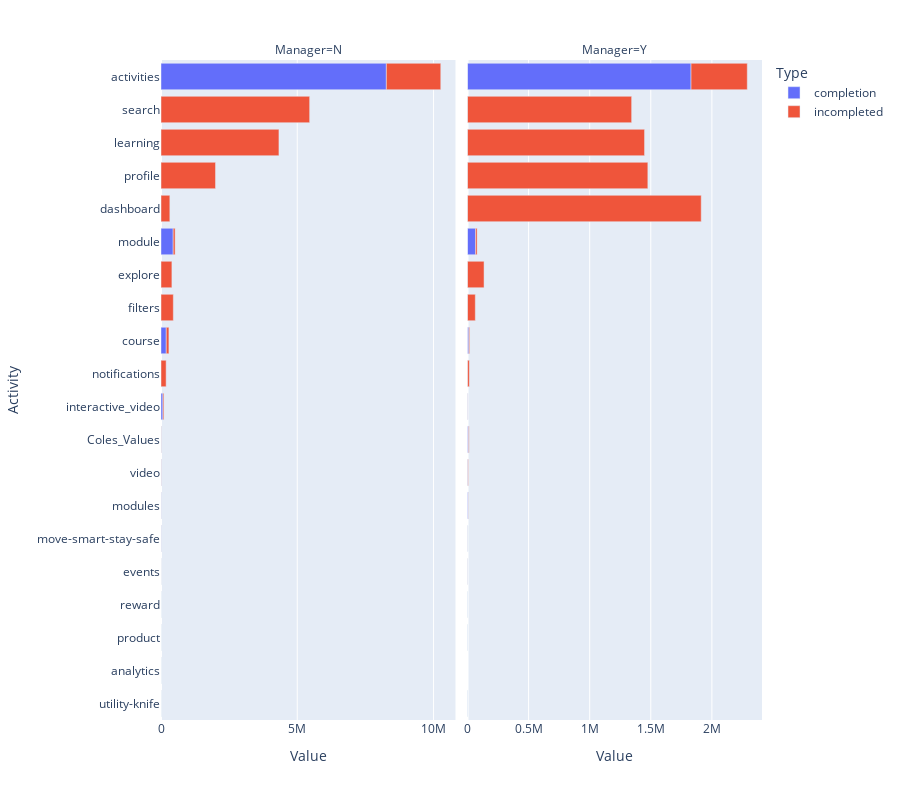

Here is the notebook cell this chart was saved with:
### Markdown cell above
Rank activity frequency

### Code cell
activities = summarised_all.groupby(['Is Manager', 'activity_adjusted'])[['id', 'completion']].sum()

activities['incompleted'] = activities['id'] - activities['completion']
activities = activities[['completion', 'incompleted']].stack().reset_index()
activities.columns = ['Manager', 'Activity', 'Type', 'Value']


order_list = activities.groupby('Activity')['Value'].sum().reset_index().sort_values('Value', ascending=False)['Activity']


fig = px.bar(activities, y='Activity', x='Value', color='Type', facet_col='Manager', 
             category_orders={'Activity': list(order_list)},
             orientation='h', height=800)

fig.update_xaxes(matches=None)
fig.show()

### Figure 1 — Plotly figure (JSON) as saved in the notebook; plotly's stock layout.template omitted (floating-point values rounded to 4 significant figures)
{"data": [{"alignmentgroup": "True", "hovertemplate": "Type=completion<br>Manager=N<br>Value=%{x}<br>Activity=%{y}<extra></extra>", "legendgroup": "completion", "marker": {"color": "#636efa"}, "name": "completion", "offsetgroup": "completion", "orientation": "h", "showlegend": true, "textposition": "auto", "type": "bar", "x": [4552, 8268575, 0, 192441, 0, 0, 0, 0, 70396, 0, 447138, 5188, 5041, 0, 0, 0, 0, 0, 2, 5903], "xaxis": "x", "y": ["Coles_Values", "activities", "analytics", "course", "dashboard", "events", "explore", "filters", "interactive_video", "learning", "module", "modules", "move-smart-stay-safe", "notifications", "product", "profile", "reward", "search", "utility-knife", "video"], "yaxis": "y"}, {"alignmentgroup": "True", "hovertemplate": "Type=completion<br>Manager=Y<br>Value=%{x}<br>Activity=%{y}<extra></extra>", "legendgroup": "completion", "marker": {"color": "#636efa"}, "name": "completion", "offsetgroup": "completion", "orientation": "h", "showlegend": false, "textposition": "auto", "type": "bar", "x": [8689, 1829431, 10854, 0, 0, 0, 0, 1340, 0, 65813, 5842, 787, 0, 0, 0, 0, 0, 0, 2352], "xaxis": "x2", "y": ["Coles_Values", "activities", "course", "dashboard", "events", "explore", "filters", "interactive_video", "learning", "module", "modules", "move-smart-stay-safe", "notifications", "product", "profile", "reward", "search", "utility-knife", "video"], "yaxis": "y2"}, {"alignmentgroup": "True", "hovertemplate": "Type=incompleted<br>Manager=N<br>Value=%{x}<br>Activity=%{y}<extra></extra>", "legendgroup": "incompleted", "marker": {"color": "#EF553B"}, "name": "incompleted", "offsetgroup": "incompleted", "orientation": "h", "showlegend": true, "textposition": "auto", "type": "bar", "x": [4683, 1996097, 15, 98242, 324631, 641, 400125, 452539, 35526, 4327261, 70385, 1994, 2259, 188699, 26, 2000637, 111, 5454195, 6, 5040], "xaxis": "x", "y": ["Coles_Values", "activities", "analytics", "course", "dashboard", "events", "explore", "filters", "interactive_video", "learning", "module", "modules", "move-smart-stay-safe", "notifications", "product", "profile", "reward", "search", "utility-knife", "video"], "yaxis": "y"}, {"alignmentgroup": "True", "hovertemplate": "Type=incompleted<br>Manager=Y<br>Value=%{x}<br>Activity=%{y}<extra></extra>", "legendgroup": "incompleted", "marker": {"color": "#EF553B"}, "name": "incompleted", "offsetgroup": "incompleted", "orientation": "h", "showlegend": false, "textposition": "auto", "type": "bar", "x": [4553, 460273, 6633, 1912850, 493, 135403, 63894, 647, 1449004, 12752, 1714, 383, 14985, 1, 1475969, 14, 1343361, 1, 3860], "xaxis": "x2", "y": ["Coles_Values", "activities", "course", "dashboard", "events", "explore", "filters", "interactive_video", "learning", "module", "modules", "move-smart-stay-safe", "notifications", "product", "profile", "reward", "search", "utility-knife", "video"], "yaxis": "y2"}], "layout": {"annotations": [{"font": {}, "showarrow": false, "text": "Manager=N", "x": 0.245, "xanchor": "center", "xref": "paper", "y": 1, "yanchor": "bottom", "yref": "paper"}, {"font": {}, "showarrow": false, "text": "Manager=Y", "x": 0.755, "xanchor": "center", "xref": "paper", "y": 1, "yanchor": "bottom", "yref": "paper"}], "barmode": "relative", "height": 800, "legend": {"title": {"text": "Type"}, "tracegroupgap": 0}, "margin": {"t": 60}, "xaxis": {"anchor": "y", "domain": [0, 0.49], "title": {"text": "Value"}}, "xaxis2": {"anchor": "y2", "domain": [0.51, 1], "title": {"text": "Value"}}, "yaxis": {"anchor": "x", "categoryarray": ["utility-knife", "analytics", "product", "reward", "events", "move-smart-stay-safe", "modules", "video", "Coles_Values", "interactive_video", "notifications", "course", "filters", "explore", "module", "dashboard", "profile", "learning", "search", "activities"], "categoryorder": "array", "domain": [0, 1], "title": {"text": "Activity"}}, "yaxis2": {"anchor": "x2", "domain": [0, 1], "matches": "y", "showticklabels": false}}}
